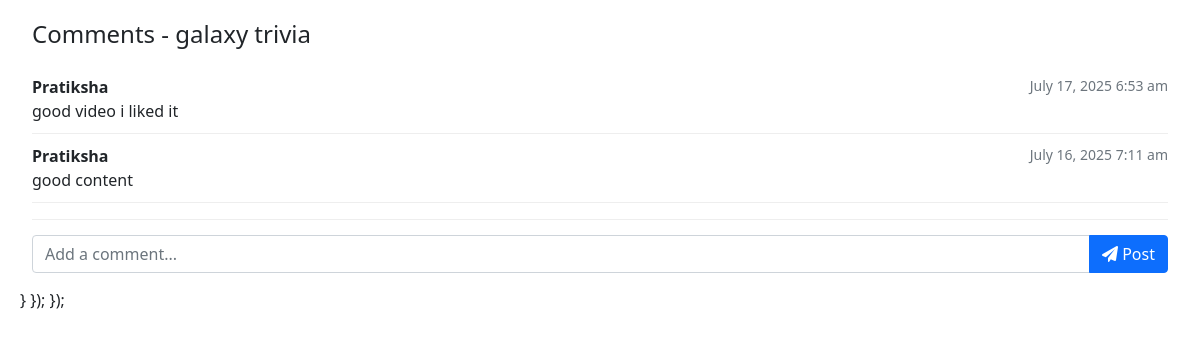
The page /comments.php?content_id=2 (signed in) on the database its author committed.
### tables this page shows
CREATE TABLE `content` (
  `id` int(11) NOT NULL,
  `title` varchar(255) NOT NULL,
  `description` text NOT NULL,
  `file_type` enum('pdf','video','audio','ppt','doc','excel','image') NOT NULL,
  `video_type` enum('file','youtube') DEFAULT 'file',
  `file_path` varchar(512) NOT NULL,
  `useful_to` set('student','teacher','public','others') NOT NULL,
  `tags` varchar(255) DEFAULT NULL,
  `upload_date` timestamp NOT NULL DEFAULT current_timestamp(),
  `admin_id` int(11) NOT NULL,
  `price` decimal(10,2) NOT NULL DEFAULT 1.00,
  `is_restricted` tinyint(1) NOT NULL DEFAULT 0,
  `view_restricted` tinyint(1) NOT NULL DEFAULT 0,
  `converted_file_path` varchar(255) DEFAULT NULL
);

CREATE TABLE `comments` (
  `id` int(11) NOT NULL,
  `content_id` int(11) NOT NULL,
  `user_id` int(11) NOT NULL,
  `comment` text NOT NULL,
  `created_at` timestamp NOT NULL DEFAULT current_timestamp(),
  `is_restricted` tinyint(1) NOT NULL DEFAULT 0
);

CREATE TABLE `users` (
  `id` int(11) NOT NULL,
  `username` varchar(50) NOT NULL,
  `password` varchar(255) NOT NULL,
  `role` enum('user','admin') NOT NULL,
  `created_at` timestamp NOT NULL DEFAULT current_timestamp()
);

### comments.php (the view, shortened to what this page needs)
<?php
require_once 'config.php';
$contentId = isset($_GET['content_id']) ? intval($_GET['content_id']) : 0;
$sql = "SELECT c.*, u.username
        FROM comments c
        JOIN users u ON c.user_id = u.id
        WHERE c.content_id = ?
        ORDER BY c.created_at DESC";
$stmt = mysqli_prepare($conn, $sql);
mysqli_stmt_bind_param($stmt, "i", $contentId);
mysqli_stmt_execute($stmt);
$result = mysqli_stmt_get_result($stmt);
$titleSql = "SELECT title FROM content WHERE id = ?";
$titleStmt = mysqli_prepare($conn, $titleSql);
mysqli_stmt_bind_param($titleStmt, "i", $contentId);
mysqli_stmt_execute($titleStmt);
$titleResult = mysqli_stmt_get_result($titleStmt);
$contentTitle = mysqli_fetch_assoc($titleResult)['title'] ?? 'Content';
?>
<!DOCTYPE html>
<html lang="en">
<head>
	<link href="https://cdn.jsdelivr.net/npm/bootstrap@5.1.3/dist/css/bootstrap.min.css" rel="stylesheet">
	<link rel="stylesheet" href="https://cdnjs.cloudflare.com/ajax/libs/font-awesome/6.0.0/css/all.min.css">
</head>
<body>
	<div class="container-fluid">
		<h4 class="mb-3">Comments - <?php echo htmlspecialchars($contentTitle); ?></h4>
		<div class="comment-container mb-3">
			<?php if (mysqli_num_rows($result) > 0): ?>
				<?php while ($comment = mysqli_fetch_assoc($result)): ?>
					<div class="comment-item">
						<div class="d-flex justify-content-between">
							<strong><?php echo htmlspecialchars($comment['username']); ?></strong>
							<small class="text-muted">
								<?php echo date('F j, Y g:i a', strtotime($comment['created_at'])); ?>
							</small>
						</div>
						<p class="mb-0"><?php echo htmlspecialchars($comment['comment']); ?></p>
					</div>
				<?php endwhile; ?>
			<?php else: ?>
				<p class="text-center text-muted">No comments yet.</p>
			<?php endif; ?>
		</div>
		<?php if (isset($_SESSION['user_id'])): ?>
			<div class="comment-form">
				<form id="commentForm" class="mb-0">
					<div class="input-group">
						<input type="text" class="form-control" placeholder="Add a comment..." required name="comment">
						<button type="submit" class="btn btn-primary">
							<i class="fas fa-paper-plane"></i> Post
						</button>
					</div>
				</form>
			</div>
		<?php else: ?>
			<p class="text-center text-muted">Please <a href="login.html" target="_blank">login</a> to add comments.</p>
		<?php endif; ?>
	</div>
</body>
</html>
</body>
</html>

### comments.php (style rules this page uses)
body { padding: 20px; }
.comment-container { max-height: calc(100vh - 200px); overflow-y: auto; }
.comment-item { border-bottom: 1px solid #eee; padding: 10px 0; }
.comment-form { position: sticky; bottom: 0; background: white; padding: 15px 0; border-top: 1px solid #eee; }

### rows shown on the page
content: title "galaxy trivia"
comments: user.username "Pratiksha", created_at "July 17, 2025 6:53 am", comment "good video i liked it"
comments: user.username "Pratiksha", created_at "July 16, 2025 7:11 am", comment "good content"
